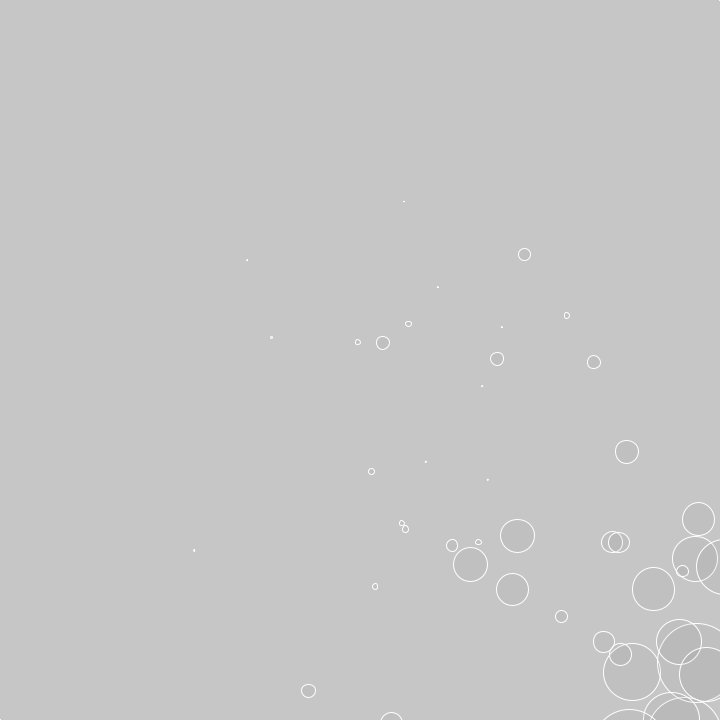
Frame 1 (no input)
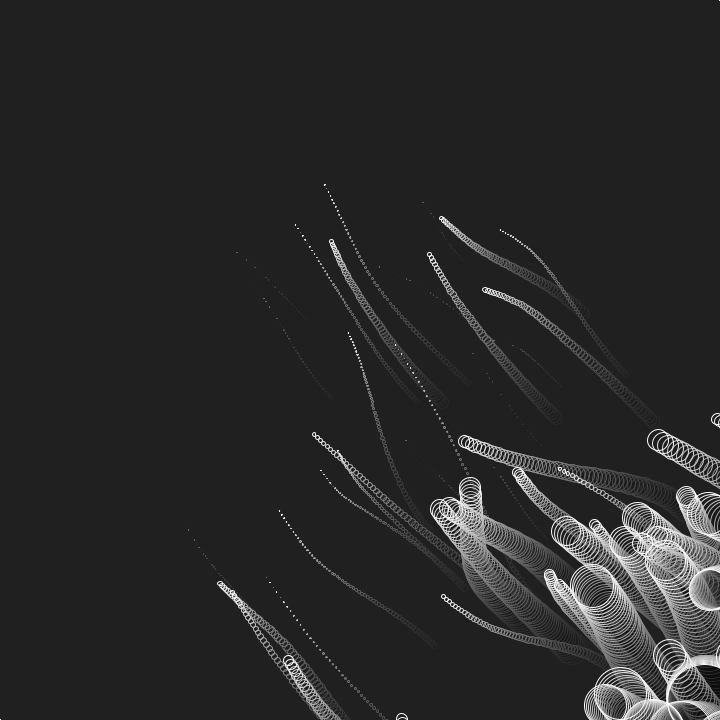
Frame 60 (the mouse pressed at the canvas centre just before this capture)
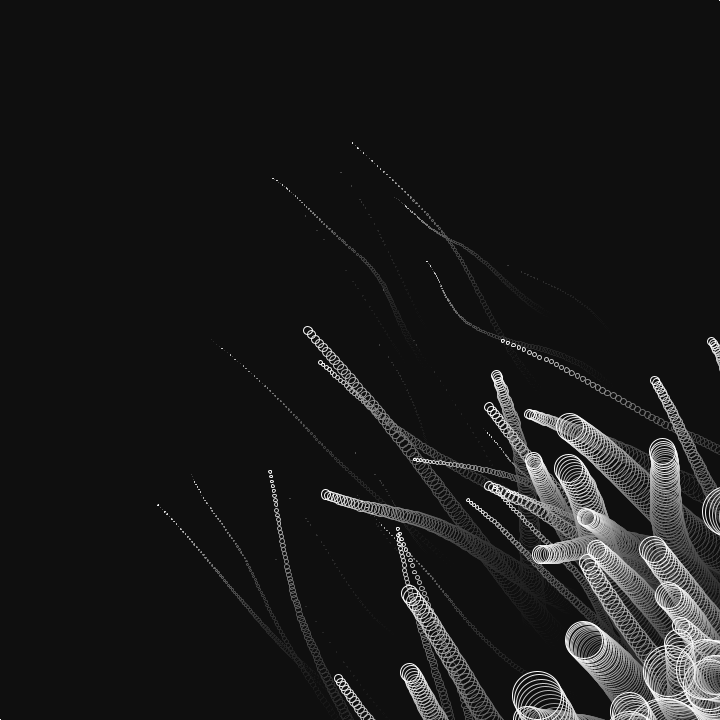
Frame 120 (the mouse held since frame 60 and released just before this capture)

The Processing sketch that drew these frames (run headless with seeded random() and noise(); from frame 60 on, the mouse is pressed at the canvas centre):

// Processing sketch: bit2atom_20210218a_occFlockingWorms
// ── bit2atom_20210218a_occFlockingWorms.pde
float t, n, T, C; 
void setup() {
  size(720, 720);
  clear();
  stroke(-1);
  fill(0, 8);
} 
void draw() { 
  t+=.003; 
  square(-1, -1, 720); 
  for (n=0; n<99; n++)  circle(noise(n, t)*720+(C=cos(T=(n+t)%(PI/2))*500), noise(n, t, 9)*720+C, sq(9*cos(T))); 
  copy(0, 0, 720, 720, 1, 1, 720, 720);
}
